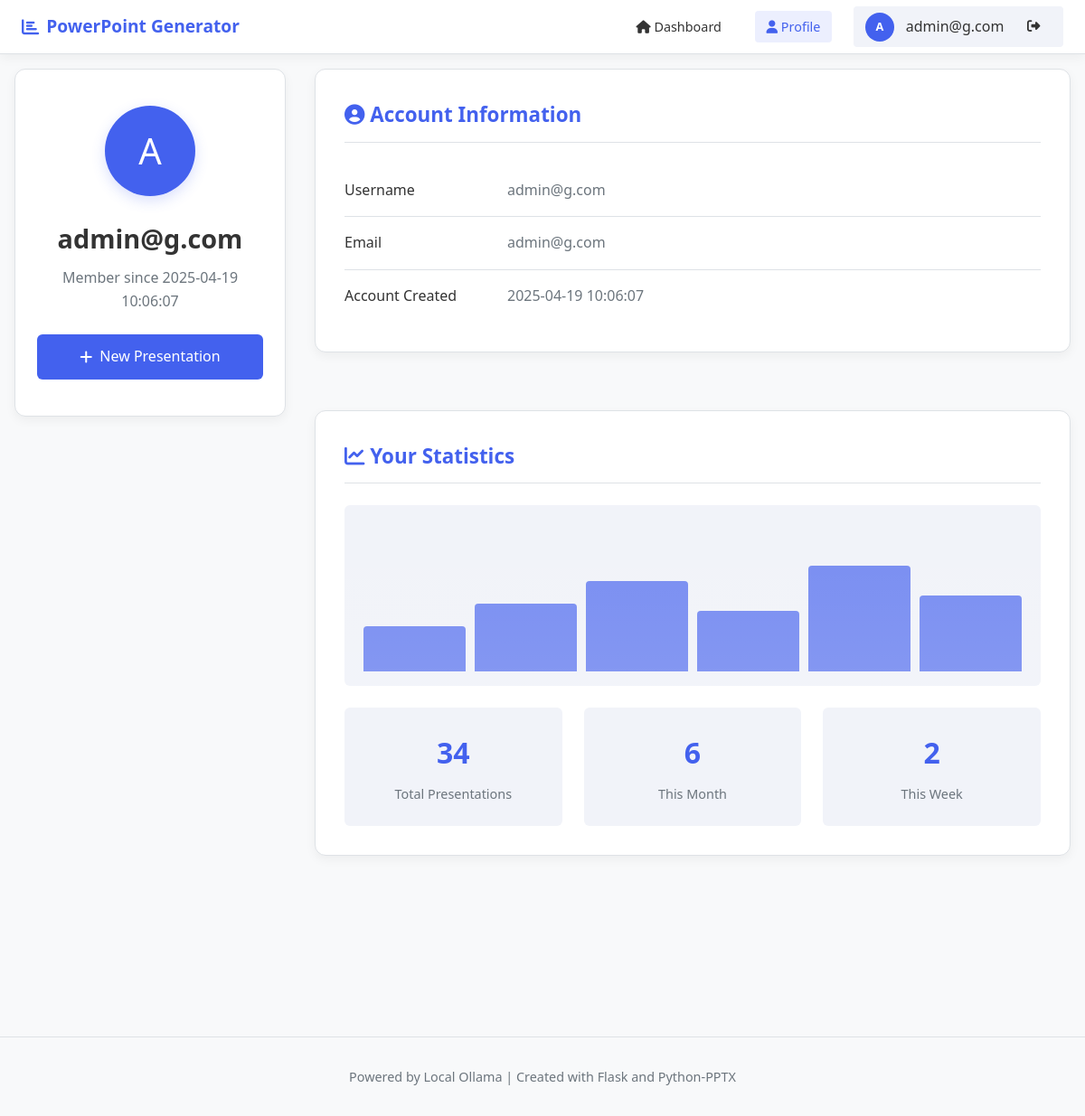
Screenshot of /profile (signed in) with the database file from the repository.
### tables this page shows
CREATE TABLE users (
        id INTEGER PRIMARY KEY AUTOINCREMENT,
        username TEXT UNIQUE NOT NULL,
        email TEXT UNIQUE NOT NULL,
        password TEXT NOT NULL,
        created_at TIMESTAMP DEFAULT CURRENT_TIMESTAMP
    );

### app.py (the view)
@app.route('/profile')
@login_required
def profile():
    conn = get_db()
    c = conn.cursor()
    c.execute('SELECT username, email, created_at FROM users WHERE id = ?', (session['user_id'],))
    user = c.fetchone()
    c.execute('SELECT COUNT(*) as count FROM presentations WHERE user_id = ?', (session['user_id'],))
    presentation_count = c.fetchone()['count']
    conn.close()
    return render_template('profile.html',
                          user=user,
                          presentation_count=presentation_count)

### app.py (called while the page is built)
def get_db():
    conn = sqlite3.connect('users.db')
    conn.row_factory = sqlite3.Row
    return conn

def login_required(f):
    @wraps(f)
    def decorated_function(*args, **kwargs):
        if 'user_id' not in session:
            return redirect(url_for('login'))
        return f(*args, **kwargs)
    return decorated_function

### templates/profile.html (shortened to what this page needs)
<!DOCTYPE html>
<html lang="en">
<head>
    <link rel="stylesheet" href="https://cdnjs.cloudflare.com/ajax/libs/font-awesome/6.4.0/css/all.min.css">
</head>
<body>
    <div class="layout">
        <div class="user-header">
            <div class="flex items-center">
                <h2 class="app-title"><i class="fas fa-chart-bar"></i> PowerPoint Generator</h2>
            </div>
            <div class="user-navigation">
                <a href="/dashboard"><i class="fas fa-home"></i> Dashboard</a>
                <a href="/profile" class="active"><i class="fas fa-user"></i> Profile</a>
                <div class="user-profile">
                    <div class="user-avatar">
                        {{ user.username[0].upper() if user.username else "?" }}
                    </div>
                    <span>{{ user.username }}</span>
                    <a href="/logout" class="ml-2 logout-link" title="Logout">
                        <i class="fas fa-sign-out-alt"></i>
                    </a>
                </div>
            </div>
        </div>
        <div class="main-content">
            <div class="profile-container">
                <div class="profile-sidebar">
                    <div class="profile-header">
                        <div class="profile-avatar">
                            {{ user.username[0].upper() if user.username else "?" }}
                        </div>
                        <h1>{{ user.username }}</h1>
                        <p>Member since {{ user.created_at }}</p>
                        <div class="actions-container" style="margin-top: 1.5rem;">
                            <a href="/dashboard" class="btn btn-primary" style="width: 100%;">
                                <i class="fas fa-plus"></i> New Presentation
                            </a>
                        </div>
                    </div>
                </div>
                <div class="profile-main">
                    <div class="profile-card">
                        <h2><i class="fas fa-user-circle"></i> Account Information</h2>
                        <div class="info-row">
                            <div class="info-label">Username</div>
                            <div class="info-value">{{ user.username }}</div>
                        </div>
                        <div class="info-row">
                            <div class="info-label">Email</div>
                            <div class="info-value">{{ user.email }}</div>
                        </div>
                        <div class="info-row">
                            <div class="info-label">Account Created</div>
                            <div class="info-value">{{ user.created_at }}</div>
                        </div>
                    </div>
                    <div class="profile-card">
                        <h2><i class="fas fa-chart-line"></i> Your Statistics</h2>
                        <div style="margin-bottom: 1.5rem; height: 200px; background-color: var(--light-color); border-radius: var(--border-radius); display: flex; align-items: center; justify-content: center; position: relative; overflow: hidden;">
                            <div style="position: absolute; bottom: 0; left: 0; width: 100%; height: 100%; display: flex; align-items: flex-end; padding: 1rem;">
                                <div style="flex: 1; height: 30%; background-color: rgba(67, 97, 238, 0.7); margin: 0 5px; border-radius: 4px 4px 0 0;"></div>
                                <div style="flex: 1; height: 45%; background-color: rgba(67, 97, 238, 0.7); margin: 0 5px; border-radius: 4px 4px 0 0;"></div>
                                <div style="flex: 1; height: 60%; background-color: rgba(67, 97, 238, 0.7); margin: 0 5px; border-radius: 4px 4px 0 0;"></div>
                                <div style="flex: 1; height: 40%; background-color: rgba(67, 97, 238, 0.7); margin: 0 5px; border-radius: 4px 4px 0 0;"></div>
                                <div style="flex: 1; height: 70%; background-color: rgba(67, 97, 238, 0.7); margin: 0 5px; border-radius: 4px 4px 0 0;"></div>
                                <div style="flex: 1; height: 50%; background-color: rgba(67, 97, 238, 0.7); margin: 0 5px; border-radius: 4px 4px 0 0;"></div>
                            </div>
                            <div style="position: absolute; top: 0; left: 0; width: 100%; height: 100%; background: linear-gradient(to bottom, rgba(255,255,255,0), rgba(255,255,255,0.1)); pointer-events: none;"></div>
                        </div>
                        <div class="stats-grid">
                            <div class="stat-card">
                                <div class="stat-value">{{ presentation_count }}</div>
                                <div class="stat-label">Total Presentations</div>
                            </div>
                            <div class="stat-card">
                                <div class="stat-value">6</div>
                                <div class="stat-label">This Month</div>
                            </div>
                            <div class="stat-card">
                                <div class="stat-value">2</div>
                                <div class="stat-label">This Week</div>
                            </div>
                        </div>
                    </div>
                </div>
            </div>
        </div>
    </div>
    <footer>
        Powered by Local Ollama | Created with Flask and Python-PPTX
    </footer>
</body>
</html>

### rows the page displays
users: username "A", username "admin@g.com", created_at "2025-04-19 10:06:07", email "admin@g.com"

### other values shown
{{ presentation_count }} "34"
